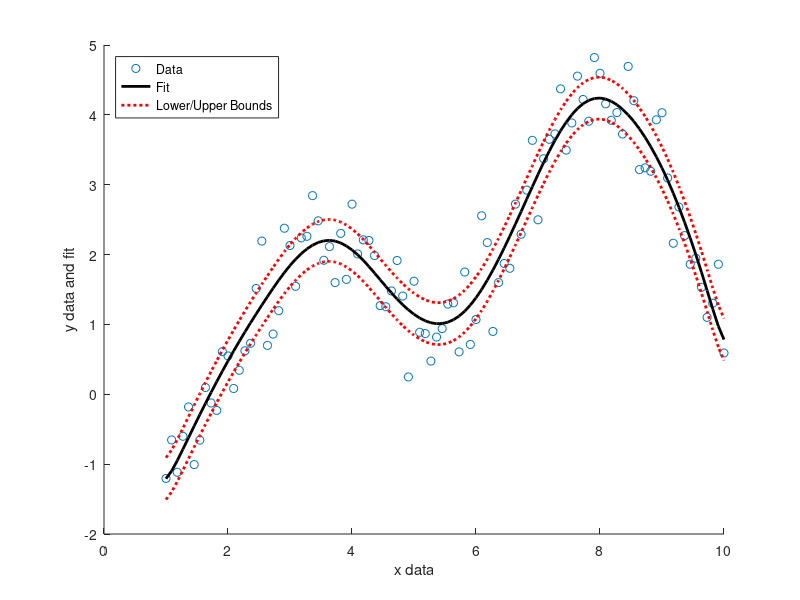

This figure's MATLAB source:
hold on;
load('fitdata.mat');
scatter(x,y,'ko');
plot(x,yfit,'LineWidth',2,'Color','black');
plot(x,yfit + 0.3,':r','LineWidth',2);
plot(x,yfit - 0.3,':r','LineWidth',2);
xlabel('x data');
ylabel('y data and fit');
legend('Data','Fit','Lower/Upper Bounds','Location','Northwest');